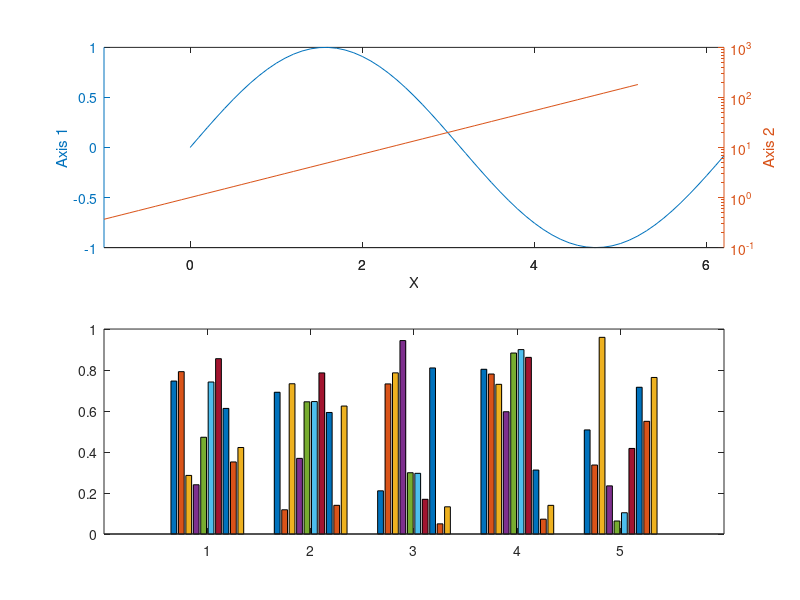

This figure's MATLAB source:
clc
clear
x = -10:0.1:10;
y=sin(x);
#plot (x, sin (x));
#xlabel ("x");
#ylabel ("sin (x)");
#title ("Simple 2-D Plot");
#poly(5)
#plot (x, y, "or", x, y2, x, y3, "m", x, y4, "+")
t = 0:0.1:6.3;
#plot (t, cos(t), "-;cos(t);", t, sin(t), "-b;sin(t);");x = 0:0.1:2*pi;
function plotcmp(scale=true)
  x = 0:0.1:2*pi;
  y1 = sin (x);
  y2 = exp (x - 1);
  #  func=inline('x')
  if(scale)
  #  func=@semilogy
  ax = plotyy (x, y1, x - 1, y2, @plot, @semilogy); 
else
  
  ax = plotyy (x, y1, x - 1, y2, @plot); 
endif
xlabel ("X");
ylabel (ax(1), "Axis 1");
ylabel (ax(2), "Axis 2");
endfunction
subplot (2, 1, 1)
plotcmp()
subplot (2, 1, 2)
plotcmp(false)
figure(1,"position",get(0,"screensize"))
#print('aa.png','-dpng','-r300');

#1:  the state of the random number generator 
  #  initialize the state vector from an arbitrary vector of length ≤ 625 
#initializes the random number generator for randn to a known value so that the returned values are reproducible
  randn ("state", 1);
    hist (randn (10000, 1), 60);#If the optional second argument is a scalar, nbins, it defines the number of bins. 
    xlabel ("Value");
    ylabel ("Count");
    title ("Histogram of 10,000 normally distributed random numbers");
isequal(isvector(1),isscalar(1),1)
h = bar (rand (5, 10));
#set (h(1), "basevalue", 0.5);